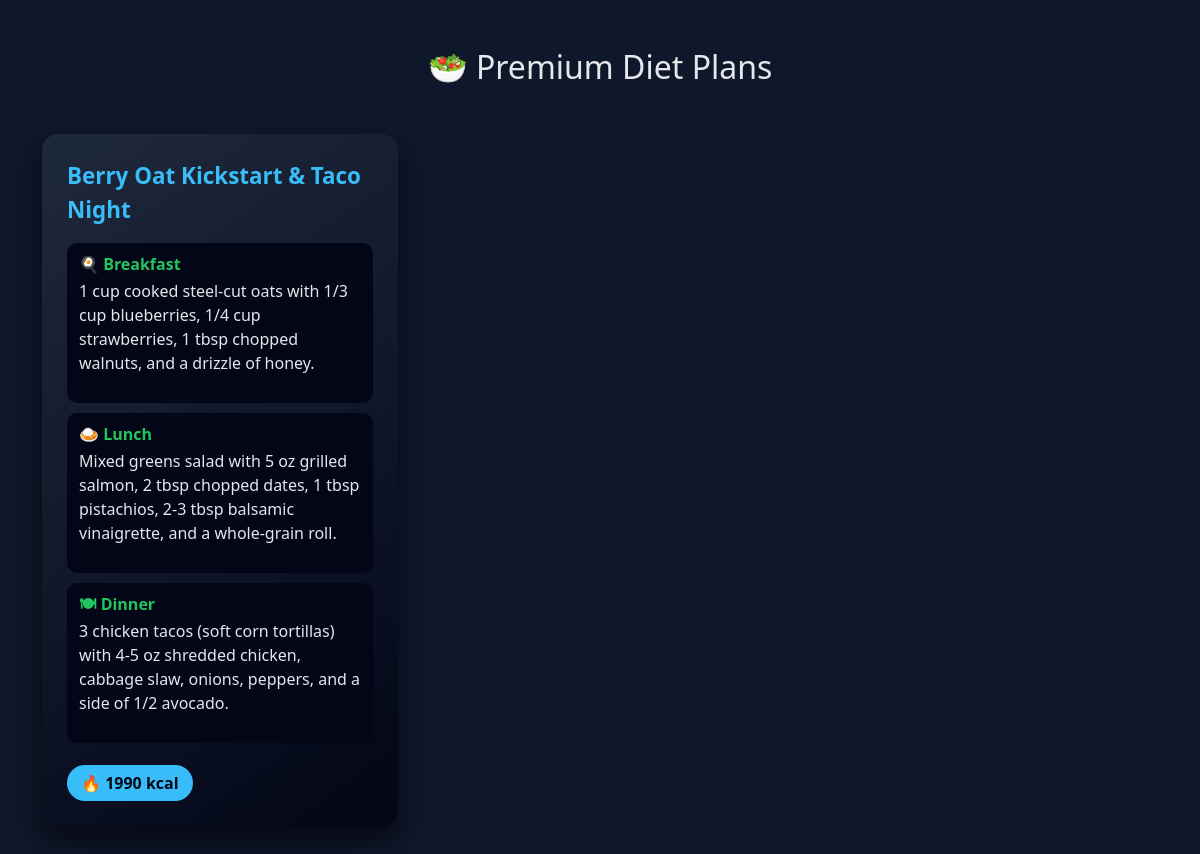
The page /diet/ on the database its author committed.
### frontend/models.py (models this page shows)
class DietPlan(models.Model):
    title = models.CharField(max_length=100)
    breakfast = models.TextField()
    lunch = models.TextField()
    dinner = models.TextField()
    calories = models.IntegerField()

### frontend/views.py (the view)
# urls.py: path("diet/", views.diet, name="diet"),
def diet(request):
    plans = DietPlan.objects.all()
    return render(request, 'diet.html', {'plans': plans})

### templates/diet.html (shortened to what this page needs)
{% load static %}
<!DOCTYPE html>
<html lang="en">
<head>
    <link rel="stylesheet" href="{% static 'css/bootstrap.min.css' %}">
</head>
<body>
<div class="container py-5">
    <h2 class="text-center mb-5">🥗 Premium Diet Plans</h2>
    <div class="row">
        {% for plan in plans %}
        <div class="col-md-6 col-lg-4 mb-4">
            <div class="diet-card h-100">
                <div class="diet-title">{{ plan.title }}</div>
                <div class="meal mt-3">
                    <h6>🍳 Breakfast</h6>
                    <p>{{ plan.breakfast }}</p>
                </div>
                <div class="meal">
                    <h6>🍛 Lunch</h6>
                    <p>{{ plan.lunch }}</p>
                </div>
                <div class="meal">
                    <h6>🍽 Dinner</h6>
                    <p>{{ plan.dinner }}</p>
                </div>
                <div class="calories">
                    🔥 {{ plan.calories }} kcal
                </div>
            </div>
        </div>
        {% empty %}
        <p class="empty-text">No diet plans added yet.</p>
        {% endfor %}
    </div>
</div>
</body>
</html>

### templates/diet.html (style rules this page uses)
body { background: #0f172a; color: #e5e7eb; font-family: 'Segoe UI', sans-serif; }
.diet-card { background: linear-gradient(145deg, #1e293b, #020617); border-radius: 16px; padding: 25px; box-shadow: 0 15px 30px rgba(0,0,0,0.6); transition: transform 0.3s; }
.diet-title { color: #38bdf8; font-size: 1.4rem; font-weight: 700; }
.meal { background: #020617; border-radius: 10px; padding: 12px; margin-bottom: 10px; }
.meal h6 { color: #22c55e; margin-bottom: 5px; font-weight: 600; }
.calories { background: #38bdf8; color: #020617; display: inline-block; padding: 6px 14px; border-radius: 50px; font-weight: bold; margin-top: 12px; }

### rows shown on the page
DietPlan: title "Berry Oat Kickstart & Taco Night", breakfast "1 cup cooked steel-cut oats with 1/3 cup blueberries, 1/4 cup strawberries, 1 tbsp chopped walnuts, and a drizzle of honey.", lunch "Mixed greens salad with 5 oz grilled salmon, 2 tbsp chopped dates, 1 tbsp pistachios, 2-3 tbsp balsamic vinaigrette, and a whole-grain roll.", dinner "3 chicken tacos (soft corn tortillas) with 4-5 oz shredded chicken, cabbage slaw, onions, peppers, and a side of 1/2 avocado.", calories "1990"
